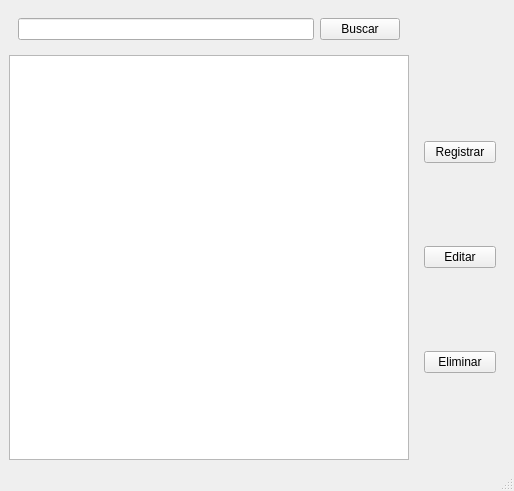
<?xml version="1.0" encoding="UTF-8"?>
<ui version="4.0">
 <class>Pacientes_Window</class>
 <widget class="QMainWindow" name="Pacientes_Window">
  <property name="geometry">
   <rect>
    <x>0</x>
    <y>0</y>
    <width>514</width>
    <height>491</height>
   </rect>
  </property>
  <property name="windowTitle">
   <string>Pacientes</string>
  </property>
  <widget class="QWidget" name="centralwidget">
   <layout class="QGridLayout" name="gridLayout_2">
    <item row="0" column="0">
     <widget class="QWidget" name="widget_2" native="true">
      <property name="minimumSize">
       <size>
        <width>400</width>
        <height>0</height>
       </size>
      </property>
      <layout class="QHBoxLayout" name="horizontalLayout">
       <item>
        <widget class="QLineEdit" name="ledit_buscar"/>
       </item>
       <item>
        <widget class="QPushButton" name="btn_buscar">
         <property name="text">
          <string>Buscar</string>
         </property>
        </widget>
       </item>
      </layout>
     </widget>
    </item>
    <item row="1" column="1">
     <widget class="QWidget" name="widget" native="true">
      <property name="minimumSize">
       <size>
        <width>90</width>
        <height>400</height>
       </size>
      </property>
      <layout class="QGridLayout" name="gridLayout">
       <item row="0" column="0">
        <widget class="QPushButton" name="btn_registrar">
         <property name="text">
          <string>Registrar</string>
         </property>
        </widget>
       </item>
       <item row="1" column="0">
        <widget class="QPushButton" name="btn_editar">
         <property name="text">
          <string>Editar</string>
         </property>
        </widget>
       </item>
       <item row="2" column="0">
        <widget class="QPushButton" name="btn_eliminar">
         <property name="text">
          <string>Eliminar</string>
         </property>
        </widget>
       </item>
      </layout>
     </widget>
    </item>
    <item row="1" column="0">
     <widget class="QTableView" name="tblview_pacientes">
      <property name="maximumSize">
       <size>
        <width>565</width>
        <height>440</height>
       </size>
      </property>
     </widget>
    </item>
   </layout>
  </widget>
  <widget class="QStatusBar" name="statusbar"/>
 </widget>
 <resources/>
 <connections/>
</ui>
